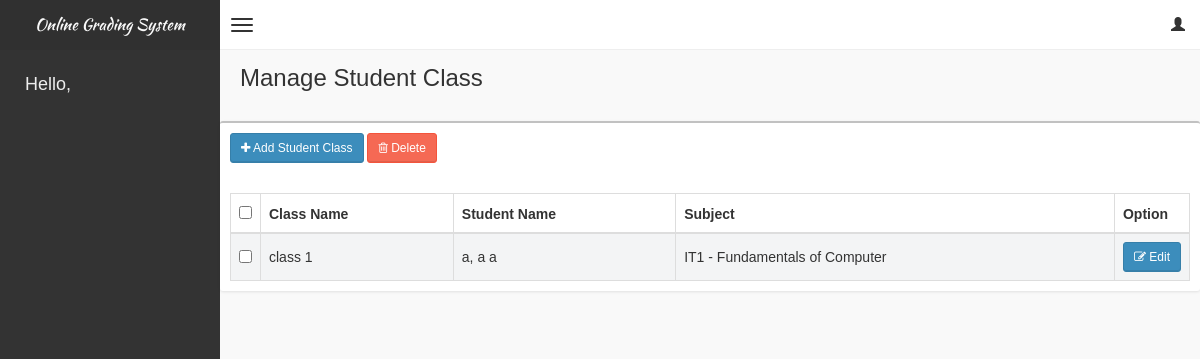
The page /pages/studentclass/studentclass.php on the database its author committed.
### tables this page shows
CREATE TABLE IF NOT EXISTS `tblstudentclass` (
  `id` int(11) NOT NULL AUTO_INCREMENT,
  `classid` int(11) NOT NULL,
  `studentid` int(11) NOT NULL,
  `subjectid` int(11) NOT NULL,
  PRIMARY KEY (`id`),
  KEY `classid` (`classid`),
  KEY `studentid` (`studentid`)
);

CREATE TABLE IF NOT EXISTS `tblclass` (
  `id` int(11) NOT NULL AUTO_INCREMENT,
  `classname` varchar(20) NOT NULL,
  `schoolyearid` int(11) NOT NULL,
  `yearlevelid` int(11) NOT NULL,
  PRIMARY KEY (`id`)
);

CREATE TABLE IF NOT EXISTS `tblsubjects` (
  `id` int(11) NOT NULL AUTO_INCREMENT,
  `subjectname` varchar(50) NOT NULL,
  `description` varchar(50) NOT NULL,
  `yearlevelid` int(11) NOT NULL,
  PRIMARY KEY (`id`)
);

### pages/studentclass/studentclass.php (shortened to what this page needs)
<!DOCTYPE html>
<html>
    <?php include('../head_css.php'); ?>
    <body class="skin-black">
        <?php
        include "../connection.php";
        ?>
        <?php include('../header.php'); ?>
        <div class="wrapper row-offcanvas row-offcanvas-left">
            <?php include('../sidebar-left.php'); ?>
            <aside class="right-side">
                <section class="content-header">
                    <h1>
                        Manage Student Class
                    </h1>
                </section>
                <section class="content">
                    <div class="row">
                            <div class="box">
                                <div class="box-header">
                                    <div style="padding:10px;">
                                        <button class="btn btn-primary btn-sm" data-toggle="modal" data-target="#addStudClassModal"><i class="fa fa-plus" aria-hidden="true"></i> Add Student Class</button>
                                        <button class="btn btn-danger btn-sm" data-toggle="modal" data-target="#deleteModal"><i class="fa fa-trash-o" aria-hidden="true"></i> Delete</button>
                                    </div>
                                </div>
                                <div class="box-body table-responsive">
                                <form method="post">
                                    <table id="table" class="table table-bordered table-striped">
                                        <thead>
                                            <tr>
                                                <th style="width: 20px !important;"><input type="checkbox" name="chk_delete[]" class="cbxMain" onchange="checkMain(this)" /></th>
                                                <th>Class Name</th>
                                                <th>Student Name</th>
                                                <th>Subject</th>
                                                <th style="width: 40px !important;">Option</th>
                                            </tr>
                                        </thead>
                                        <tbody>
                                            <?php
                                            $squery = mysqli_query($con, "select *,c.id as cid, st.id as stid, sb.id as sbid, sc.id as sid,CONCAT(st.lname, ', ', st.fname, ' ',st.mname) as sname from tblstudentclass sc left join tblclass c on sc.classid = c.id left join tblstudent st on sc.studentid = st.id left join tblsubjects sb on sc.subjectid = sb.id");
                                            while($row = mysqli_fetch_array($squery))
                                            {
                                                echo '
                                                <tr>
                                                    <td><input type="checkbox" name="chk_delete[]" class="chk_delete" value="'.$row['sid'].'" /></td>
                                                    <td>'.$row['classname'].'</td>
                                                    <td>'.$row['sname'].'</td>
                                                    <td>'.$row['subjectname'].' - '.$row['description'].'</td>
                                                    <td><button class="btn btn-primary btn-sm" data-target="#editModal'.$row['sid'].'" data-toggle="modal"><i class="fa fa-pencil-square-o" aria-hidden="true"></i> Edit</button></td>
                                                </tr>
                                                ';
                                            }
                                            ?>
                                        </tbody>
                                    </table>
                                    </form>
                                </div>
                            </div>
                    </div>
                </section>
            </aside>
        </div>
    </body>
</html>

### css/AdminLTE.css (style rules this page uses)
html, body { overflow-x: hidden!important; font-family: 'Source Sans Pro', sans-serif; -webkit-font-smoothing: antialiased; min-height: 100%; background: #f9f9f9; }
.wrapper { min-height: 100%; }
.wrapper:before, .wrapper:after { display: table; content: " "; }
.wrapper:after { clear: both; }
.right-side, .left-side { min-height: 100%; display: block; }
.right-side { background-color: #f9f9f9; margin-left: 220px; }
.content { padding: 20px 15px; background: #f9f9f9; }
h1, h2, h3, h4, h5, h6, .h1, .h2, .h3, .h4, .h5, .h6 { font-family: 'Source Sans Pro', sans-serif; }
.table-striped > tbody > tr:nth-child(odd) > td, .table-striped > tbody > tr:nth-child(odd) > th { background-color: #f3f4f5; }
.right-side > .content-header { position: relative; padding: 15px 15px 10px 20px; }
.right-side > .content-header > h1 { margin: 0; font-size: 24px; }
.box { position: relative; background: #ffffff; border-top: 2px solid #c1c1c1; margin-bottom: 20px; -webkit-border-radius: 3px; -moz-border-radius: 3px; border-radius: 3px; width: 100%; box-shadow: 0px 1px 3px rgba(0, 0, 0, 0.1); }
.box .box-header { position: relative; -webkit-border-top-left-radius: 3px; -webkit-border-top-right-radius: 3px; -webkit-border-bottom-right-radius: 0; -webkit-border-bottom-left-radius: 0; -moz-border-radius-topleft: 3px; -moz-border-radius-topright: 3px; -moz-border-radius-bottomright: 0; -moz-border-radius-bottomleft: 0; border-top-left-radius: 3px; border-top-right-radius: 3px; border-bottom-right-radius: 0; border-bottom-left-radius: 0; border-bottom: 0px solid #f4f4f4; color: #444; padding-bottom: 10px; }
.box .box-header:before, .box .box-header:after { display: table; content: " "; }
.box .box-header:after { clear: both; }
.box .box-body { padding: 10px; -webkit-border-top-left-radius: 0; -webkit-border-top-right-radius: 0; -webkit-border-bottom-right-radius: 3px; -webkit-border-bottom-left-radius: 3px; -moz-border-radius-topleft: 0; -moz-border-radius-topright: 0; -moz-border-radius-bottomright: 3px; -moz-border-radius-bottomleft: 3px; border-top-left-radius: 0; border-top-right-radius: 0; border-bottom-right-radius: 3px; border-bottom-left-radius: 3px; }
.box .box-body .table { margin-bottom: 0; }
.btn { font-weight: 500; -webkit-border-radius: 3px; -moz-border-radius: 3px; border-radius: 3px; border: 1px solid transparent; -webkit-box-shadow: inset 0px -2px 0px 0px rgba(0, 0, 0, 0.09); -moz-box-shadow: inset 0px -2px 0px 0px rgba(0, 0, 0, 0.09); box-shadow: inset 0px -1px 0px 0px rgba(0, 0, 0, 0.09); }
.btn.btn-primary { background-color: #3c8dbc; border-color: #367fa9; }
.btn.btn-danger { background-color: #f56954; border-color: #f4543c; }
.btn.btn-sm { font-size: 12px; }
.skin-black .right-side > .content-header { background: transparent; box-shadow: none; }

### rows shown on the page
tblstudentclass: classid.classname "class 1", sname "a, a a", subjectid.subjectname "IT1", subjectid.description "Fundamentals of Computer"
